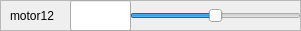
       <widget class="QFrame" name="frame_30">
        <property name="geometry">
         <rect>
          <x>0</x>
          <y>600</y>
          <width>301</width>
          <height>31</height>
         </rect>
        </property>
        <property name="frameShape">
         <enum>QFrame::StyledPanel</enum>
        </property>
        <property name="frameShadow">
         <enum>QFrame::Raised</enum>
        </property>
        <widget class="QSlider" name="motor12">
         <property name="geometry">
          <rect>
           <x>130</x>
           <y>0</y>
           <width>171</width>
           <height>31</height>
          </rect>
         </property>
         <property name="minimum">
          <number>-50</number>
         </property>
         <property name="maximum">
          <number>50</number>
         </property>
         <property name="orientation">
          <enum>Qt::Horizontal</enum>
         </property>
        </widget>
        <widget class="QLabel" name="label_29">
         <property name="geometry">
          <rect>
           <x>10</x>
           <y>0</y>
           <width>91</width>
           <height>31</height>
          </rect>
         </property>
         <property name="text">
          <string>motor12</string>
         </property>
        </widget>
        <widget class="QFrame" name="frame_31">
         <property name="geometry">
          <rect>
           <x>40</x>
           <y>30</y>
           <width>301</width>
           <height>31</height>
          </rect>
         </property>
         <property name="frameShape">
          <enum>QFrame::StyledPanel</enum>
         </property>
         <property name="frameShadow">
          <enum>QFrame::Raised</enum>
         </property>
         <widget class="QSlider" name="horizontalSlider_24">
          <property name="geometry">
           <rect>
            <x>70</x>
            <y>0</y>
            <width>231</width>
            <height>31</height>
           </rect>
          </property>
          <property name="orientation">
           <enum>Qt::Horizontal</enum>
          </property>
         </widget>
         <widget class="QLabel" name="label_30">
          <property name="geometry">
           <rect>
            <x>10</x>
            <y>0</y>
            <width>91</width>
            <height>31</height>
           </rect>
          </property>
          <property name="text">
           <string>motor0</string>
          </property>
         </widget>
        </widget>
        <widget class="QLineEdit" name="setPoint_motor12">
         <property name="geometry">
          <rect>
           <x>70</x>
           <y>0</y>
           <width>61</width>
           <height>31</height>
          </rect>
         </property>
         <property name="readOnly">
          <bool>true</bool>
         </property>
        </widget>
       </widget>
